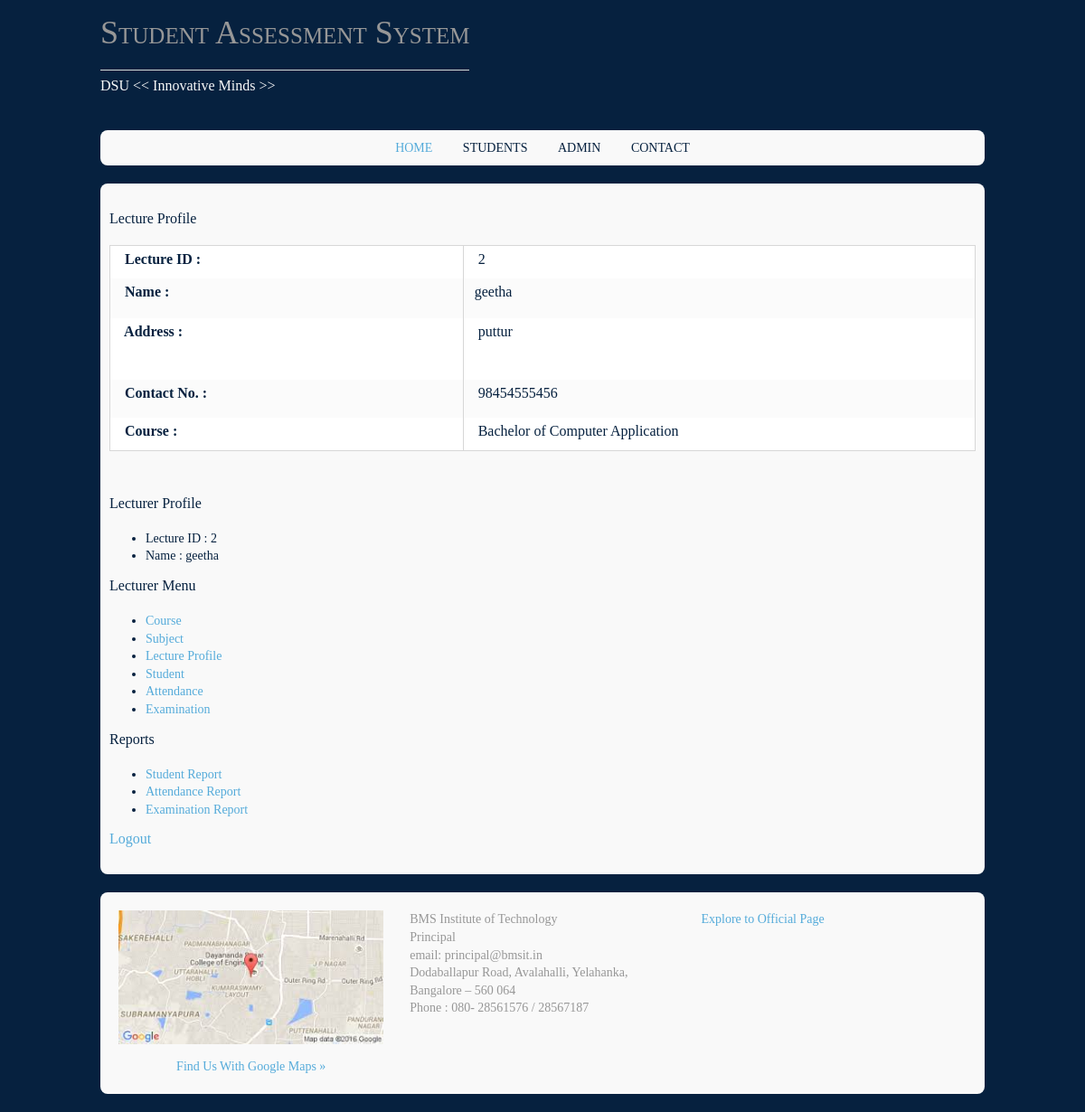
The page /lecturevieww.php (signed in) on the database its author committed.
### tables this page shows
CREATE TABLE IF NOT EXISTS `lectures` (
  `lecid` bigint(4) NOT NULL AUTO_INCREMENT,
  `password` varchar(50) NOT NULL,
  `courseid` bigint(4) NOT NULL,
  `lecname` varchar(50) NOT NULL,
  `gender` varchar(50) NOT NULL,
  `address` varchar(100) NOT NULL,
  `contactno` varchar(15) NOT NULL,
  PRIMARY KEY (`lecid`),
  KEY `courseid` (`courseid`)
);

CREATE TABLE IF NOT EXISTS `course` (
  `courseid` bigint(4) NOT NULL AUTO_INCREMENT,
  `coursename` varchar(40) NOT NULL,
  `comment` text NOT NULL,
  `coursekey` varchar(15) NOT NULL,
  PRIMARY KEY (`courseid`)
);

### lecturevieww.php (the view, shortened to what this page needs)
<?php
include("header.php");
$result = mysql_query("SELECT * FROM lectures
WHERE lecid='$_SESSION[userid]'");
 while($row1 = mysql_fetch_array($result))
  {
	  $lecid = $row1[lecid];
	$couseid = 	  $row1[courseid];
	$lecname =	  $row1[lecname];
	$address = 	  $row1[address];
	$contno =	  $row1[contactno];
  }
  $result12 = mysql_query("SELECT * FROM course
WHERE courseid 	='$couseid'");
 while($row2 = mysql_fetch_array($result12))
  {
	  $cbane =	  $row2[coursename];
  }
?>
<section id="page">
<section id="contents">
<article class="post">
  <header class="postheader">
  <h2>Lecture Profile</h2>
  </header>
  <section class="entry">
  <font size="3">
  <form action="" method="post" class="form">
   <table width="501" height="228" border="1">
     <tr>
       <td width="198" height="34"><strong>&nbsp; Lecture ID :</strong></td>
       <td width="287">&nbsp; <?php echo $lecid ;?></td>
     </tr>
     <tr>
       <td height="42"><strong>&nbsp;  Name :</strong></td>
       <td>&nbsp;<?php echo $lecname ;?></td>
     </tr>
     <tr>
       <td height="64"><strong>&nbsp; Address : </strong></td>
       <td>&nbsp; <?php echo $address ;?></td>
     </tr>
     <tr>
       <td height="39"><strong>&nbsp; Contact No. : </strong></td>
       <td>&nbsp; <?php echo $contno;?></td>
     </tr>
     <tr>
       <td height="35"><strong>&nbsp; Course :</strong></td>
       <td>&nbsp; <?php echo $cbane ;?></td>
     </tr>
   </table>
     </font>
   <p class="textfield">&nbsp;</p>
  </section>
</article>
</section>
<?php
if($_SESSION["type"]=="admin")
	{
	include("adminmenu.php");
	}
	else
	{
	include("lecturemenu.php");
	}
include("footer.php"); ?>

### layoutx/styles/layout.css (style rules this page uses)
table, th, td { border:1px solid; border-collapse:collapse; vertical-align:top; box-sizing:border-box; }
table, th { table-layout:auto; }
table { width:100%; margin-bottom:15px; }
th, td { padding:5px 8px; }
td { border-width:0 1px; }
body { color:#F9F9F9; background-color:#06213F; }
table, th, td, #comments .avatar, #comments input, #comments textarea { border-color:#D7D7D7; }
tr, #comments li, #comments input[type="submit"], #comments input[type="reset"] { color:inherit; background-color:#FBFBFB; }
tr:nth-child(odd), #comments li:nth-child(odd) { color:inherit; background-color:#FFFFFF; }

### layoutx/styles/framework.css (style rules this page uses)
html { overflow-y:scroll; }
body { margin:0; padding:0; font-size:14px; line-height:1.4em; }
body, h1, h2, h3, h4, h5, h6, .heading { font-family:Georgia, "Times New Roman", Times, serif; }
form, fieldset, legend { margin:0; padding:0; border:none; }
h1, h2, h3, h4, h5, h6, .heading { display:block; margin:0 0 20px 0; font-size:16px; line-height:normal; font-weight:normal; font-style:normal; }
address, article, aside, figcaption, figure, footer, header, main, nav, section { display:block; margin:0; padding:0; }

### rows shown on the page
lectures: lecid "2", lecname "geetha", address "puttur", contactno "98454555456"
course: coursename "Bachelor of Computer Application"

### other values the page prints
$_SESSION["userid"] "2"
$_SESSION["lecname"] "geetha"
